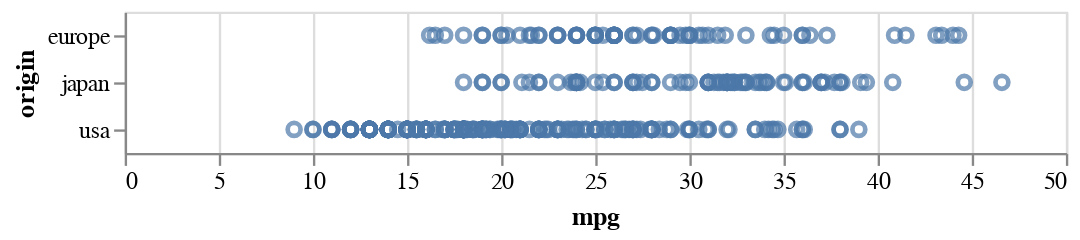

Source (notebook cell):
### Code cell
alt.Chart(cars).mark_point().encode(
    x = 'mpg',
    y = 'origin'
)

### Figure 1 — Vega-Lite specification as saved in the notebook (floating-point values rounded to 4 significant figures; data arrays with more than 128 entries replaced by an {"elided": "..."} marker saying what was removed)
{"config": {"view": {"continuousWidth": 400, "continuousHeight": 300}}, "data": {"name": "data-f1198cc0481ad698d7dc4699e0a3efa7"}, "mark": "point", "encoding": {"x": {"field": "mpg", "type": "quantitative"}, "y": {"field": "origin", "type": "nominal"}}, "$schema": "https://vega.github.io/schema/vega-lite/v4.17.0.json", "datasets": {"data-f1198cc0481ad698d7dc4699e0a3efa7": {"elided": "398 records"}}}
